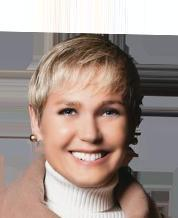
#> input picture Datasets/train_dataset/celeb_1/064169.jpg, 178 x 218 px
$ python -i create_dataset.py   (imports and definitions only)
#> lines starting #> are read from the running program, lines starting #| are printed output that depends on the picture
import os
import cv2
import cv2.data
import tqdm
import random
from collections import defaultdict

# [7 lines not run here, left out]

num_celebs = 50
num_imgs = 30
validation_ratio = 0.1
test_ratio = 0.1
split_idx_1 = int(num_imgs * (1 - validation_ratio - test_ratio))
split_idx_2 = int(num_imgs * (1 - test_ratio))

# [4 lines not run here, left out]

d = defaultdict(list)

face_cascade = cv2.CascadeClassifier(cv2.data.haarcascades + 'haarcascade_frontalface_default.xml')

def detect_face(img_path):
    img = cv2.imread(img_path)
#> img is the input picture: shape (218, 178, 3); mean B, G, R 139.2, 146.4, 162.9
    gray = cv2.cvtColor(img, cv2.COLOR_BGR2GRAY)
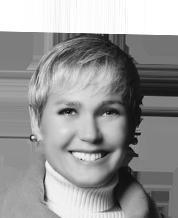
#> gray: shape (218, 178); min 0, max 255, mean 150.5
    faces = face_cascade.detectMultiScale(gray, scaleFactor=1.3, minNeighbors=5)
#> faces = [[33, 70, 109, 109]]
    if len(faces) > 0:
        x, y, w, h = faces[0]
#> x = 33; y = 70; w = 109; h = 109
        face_roi = gray[y:y+h, x:x+w]
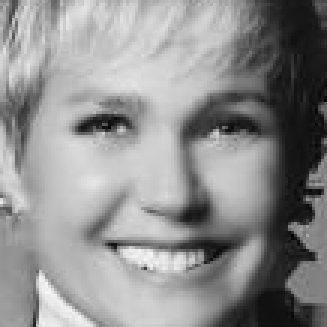
#> face_roi: shape (109, 109) (shown 3 times larger); min 0, max 247, mean 142.7
    else:
        face_roi = gray
    return cv2.resize(face_roi, (150, 150), interpolation=cv2.INTER_LINEAR)
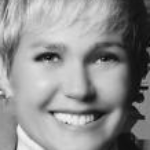
#> returned value: shape (150, 150); min 6, max 245, mean 142.6

# [20 lines not run here, left out]

>>> result = detect_face('Datasets/train_dataset/celeb_1/064169.jpg')

$ run again, on Datasets/train_dataset/celeb_100/102819.jpg
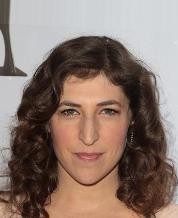
#> input picture Datasets/train_dataset/celeb_100/102819.jpg, 178 x 218 px
#> in detect_face, img is the input picture: shape (218, 178, 3); mean B, G, R 109.4, 118.7, 138.3
#> in detect_face, `gray = cv2.cvtColor(img, cv2.COLOR_BGR2GRAY)`:
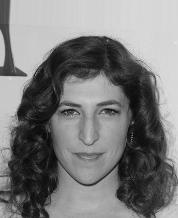
#> gray: shape (218, 178); min 3, max 232, mean 123.5
#> faces = [[42, 77, 95, 95]]
#> x = 42; y = 77; w = 95
#> in detect_face, `face_roi = gray[y:y+h, x:x+w]`:
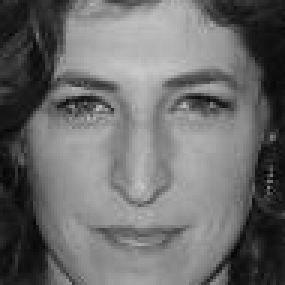
#> face_roi: shape (95, 95) (shown 3 times larger); min 3, max 200, mean 108.3
